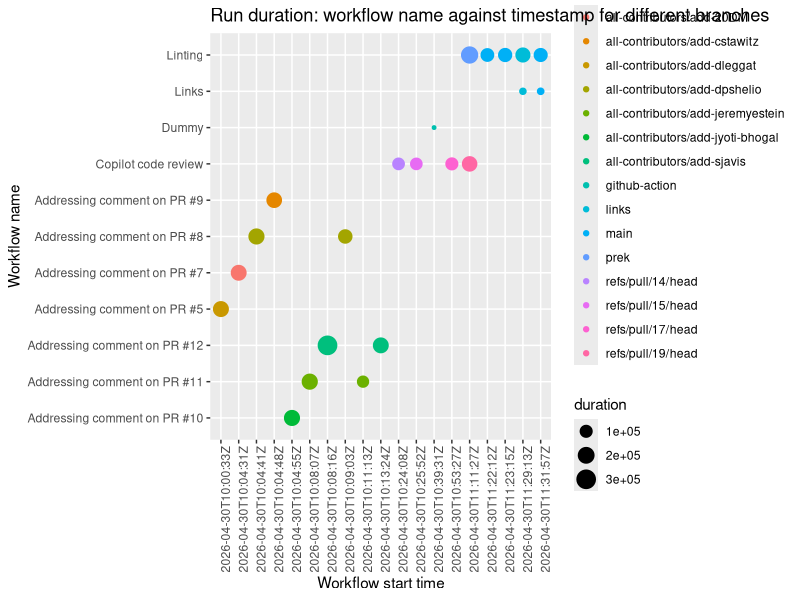

Source code (R):
## ---- chunk 1
library(dplyr)
library(ggplot2)
## ---- chunk 2
#| label: load-data
#| message: false


### Read in data here
actions_data <- read.csv("../data/green-actions-workflows.csv")
## ---- chunk 3
#| label: calculate statistics
#| message: false

mean_duration <- mean(actions_data$duration)
duration_quant <- as.numeric(quantile(actions_data$duration))
branches <- unique(actions_data$branch)

branch_first <- actions_data |>
    filter(branch==branches[1])
branch_second <- actions_data |>
    filter(branch==branches[2])
branch_third <- actions_data |>
    filter(branch==branches[3])
p_firstblock <- "warning"
p_secondblock <- "danger"
p_thirdblock <- "primary"

## ---- chunk 4
#| content: valuebox
#| title: "Total time"
list(
  icon = "clock",
  color = p_firstblock,
  value = duration_quant[3]
)

## ---- chunk 5
#| content: valuebox
#| title: "Time for branch X"
list(
  icon = "clock",
  color = p_secondblock,
  value = duration_quant[4]
)

## ---- chunk 6
#| content: valuebox
#| title: "Time for branch Y"
list(
  icon = "clock",
  color = p_thirdblock,
  value = duration_quant[1]
)
## ---- chunk 7
#| title: Run duration for different branches
#| fig-width: 18
#| fig-height: 12
#| out-width: "100%"
#| fig-responsive: true
# Put in the bubbleplot

workflow_start_time <- as.POSIXct(actions_data$workflow_start_time, format = "%H:%M:%S")

p <- ggplot2::ggplot(actions_data) + ggplot2::geom_point(aes(x = start_time, y = workflow_name, size = duration, color = branch)) + xlab("Workflow start time") + ylab("Workflow name") + ggtitle("Run duration: workflow name against timestamp for different branches")+theme(axis.text.x = element_text(angle = 90))

p
